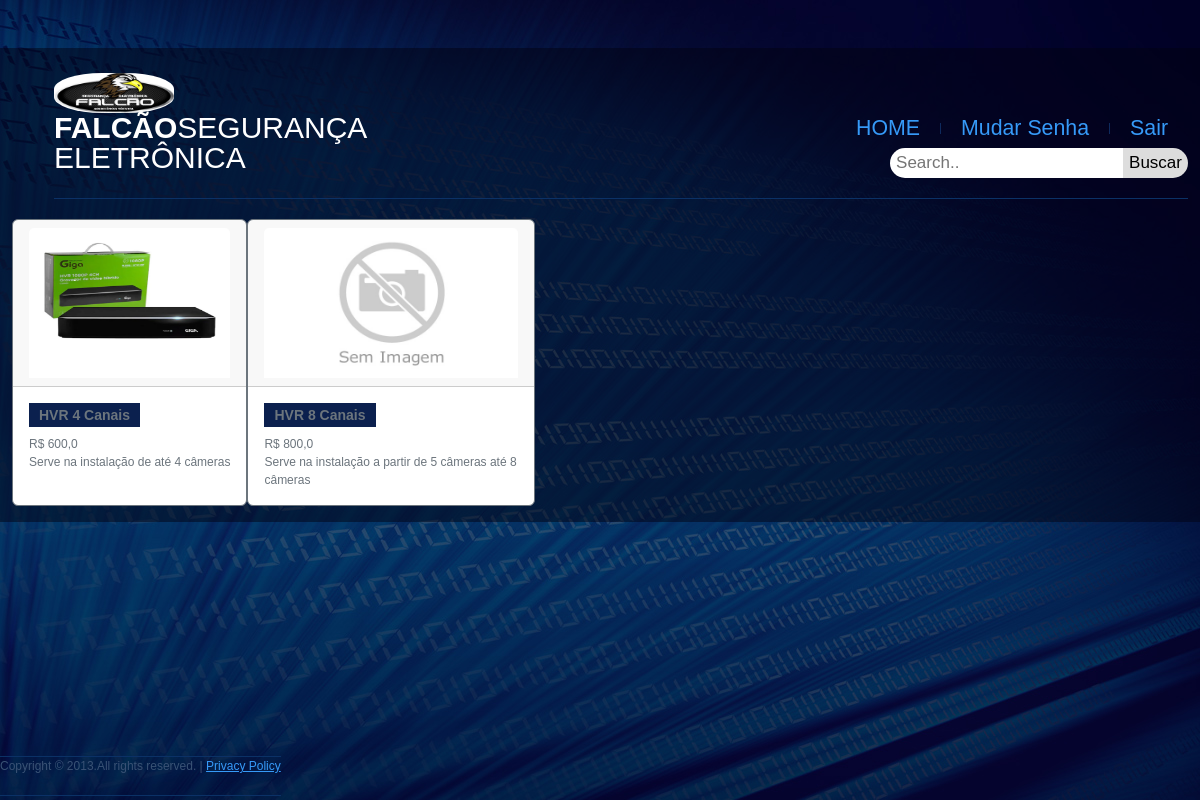
The page /produtos/ (signed in) on the database its author committed.
### falcao/models.py (models this page shows, shortened)
class produtos(models.Model):
    nome=models.CharField(max_length=255)
    valor=models.FloatField()
    quantidade=models.IntegerField()
    imagem=models.ImageField(upload_to='falcao/media')
    descricao=models.TextField()
    custo=models.FloatField(default=0)

### falcao/views.py (the view)
# urls.py: path('produtos/',lista_precos,name='produtos'),
@login_required(login_url='accounts:login')
def lista_precos(request):
    if request.POST:
        search=request.POST.get('search')
        itens=produtos.objects.filter(nome__contains=search)
        data={}
        data['produtos']=itens
    else:
        itens=produtos.objects.order_by('nome')
        data={}
        data['produtos']=itens
    return render(request,'../../falcao/templates/produtos.html',data)

### falcao/templates/produtos.html
{% extends 'base.html' %}
{% load static %}
{% block content %}
<div class="container-fluid d-flex flex-wrap">
    {% for produto in produtos %}
        <div class="card border-secondary mb-3" style="max-width: 18rem;">
          <div class="card-header">
            {% if not produto.imagem %}
            <img class="card-img-top" src="{% static 'img/sem-imagem.jpg' %}" alt="Card image cap" width="564" height="150">
            {% endif %}
            {% if produto.imagem %}
            <img class="card-img-top" src="{{produto.imagem.url}}" alt="Card image cap"  width="564" height="150">
            {% endif %}</div>
          <div class="card-body text-secondary">
            <h5 class="card-title">{{produto.nome}}</h5>
            <p class="card-text">R$ {{produto.valor}}<br>{{produto.descricao}} </p>
          </div>
        </div>
{% endfor %}
</div>
{% endblock %}

### accounts/static/css/style.css (style rules this page uses)
* { font-family: 'Lucida Sans', 'Lucida Sans Regular', 'Lucida Grande', 'Lucida Sans Unicode', Geneva, Verdana, sans-serif; }
body { margin: 0; font-family: Arial, Helvetica, sans-serif; }

### accounts/static/css/login.css (style rules this page uses)
* { margin: 0; padding: 0; box-sizing: border-box; font-family: 'Poppins', sans-serif; }
body { max-width: 100%; background-image: url("../../accounts/static/img/bg1.jpg"); margin: 0 auto; position: relative; z-index: 2; }

### accounts/static/css/carrousel.css (style rules this page uses)
body { padding-top: 3rem; padding-bottom: 3rem; color: #5a5a5a; }

### accounts/static/css/supersized.core.css (style rules this page uses)
* { margin:0; padding:0; }
body { background:#111; height:100%; }
img { border:none; }

### accounts/static/css/style2.css (style rules this page uses)
body { background:#010125; border:0; font: 12px Arial, Helvetica, sans-serif; color:#96a2b3 ; line-height:18px; min-width:320px; padding-top: 25px; }
h5 { display: inline-block; font-weight: bold; color:#fff; padding:3px 10px; margin: 0px 0px 10px 0px; font-size: 14px; line-height: 18px; background: #0b204e; }

### rows shown on the page
produtos: imagem (picture), nome "HVR 4 Canais", valor "600,0", descricao "Serve na instalação de até 4 câmeras"
produtos: nome "HVR 8 Canais", valor "800,0", descricao "Serve na instalação a partir de 5 câmeras até 8 câmeras"
